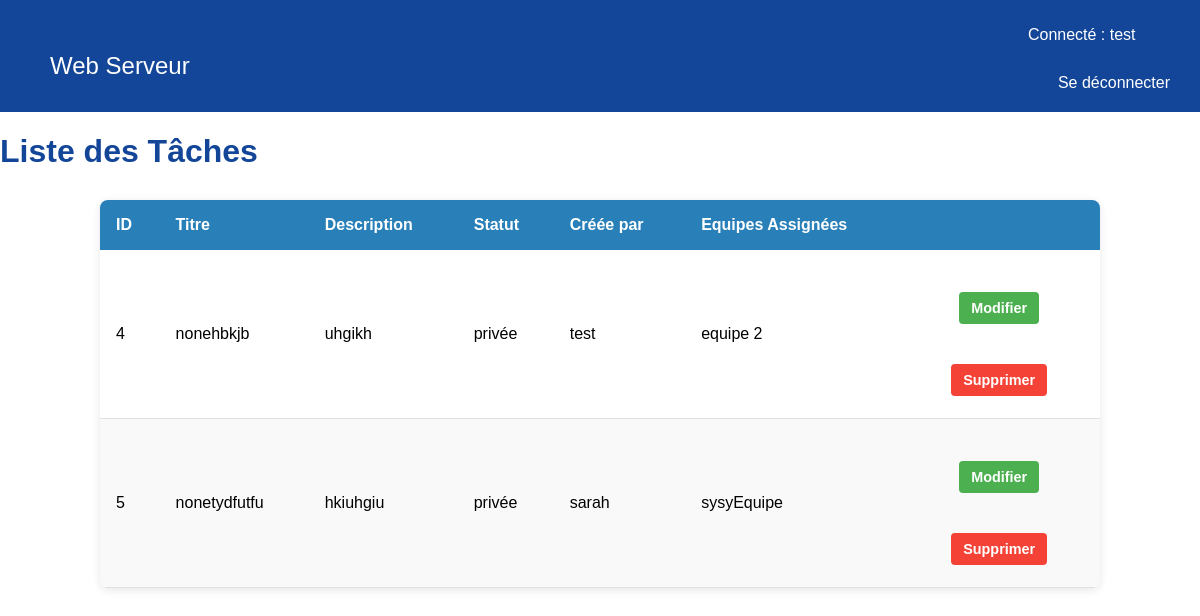
Page /list/ (signed in) on the earlier database version.
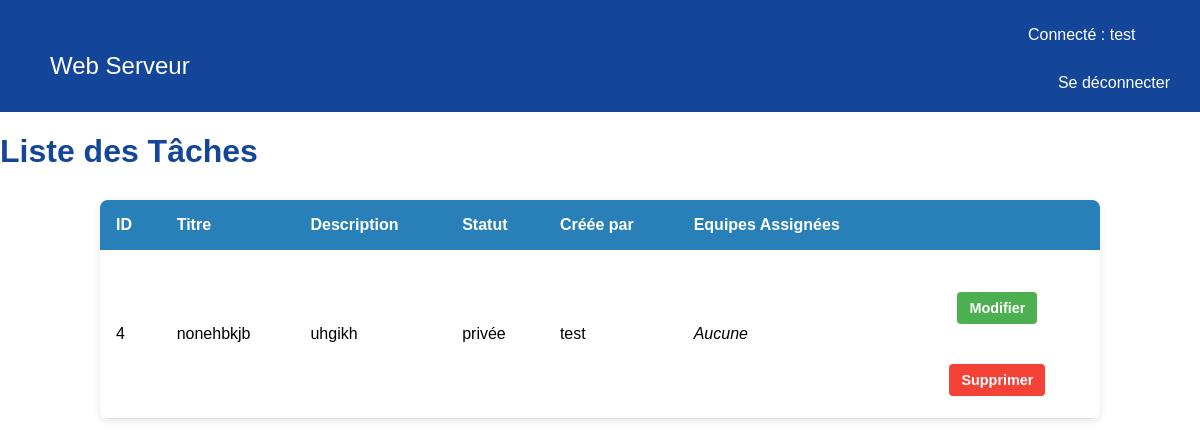
Same page on the later database version.
### tasks/models.py (models this page shows, shortened)
class Task(models.Model):
    statutChoice = [('privée','Privée'),('publique','Publique')]
    title = models.CharField(max_length=200,default='none')
    statut = models.CharField(max_length=200,choices=statutChoice,default='privée')
    description = models.TextField()
    private = models.BooleanField(default=False)
    Parent = models.ForeignKey('self',null = True,blank=True,on_delete=models.SET_NULL,related_name="subtask")
    createdby = models.ForeignKey('User',null=True,blank=True,on_delete=models.SET_NULL,related_name='createdTasks')
    assignedUsers = models.ManyToManyField('User')
    assignedTeams = models.ManyToManyField('Team',related_name='assigned_tasks',blank=True)

class User(AbstractUser):
    USERNAME_FIELD='username'
    description = models.CharField(max_length=200)

class Team(models.Model):
    name = models.CharField(max_length=200)
    members = models.ManyToManyField('User',related_name="teams")
    task_list = models.ManyToManyField('Task')  # Liste des tâches

### tasks/views.py (the view)
# urls.py: path('list/', views.List_task_view, name = 'list'),
@login_required
def List_task_view(request):
    user = request.user
    public_tasks = Task.objects.filter(statut='publique')
    private_tasks = Task.objects.filter(statut='privée').filter(Q(createdby=user)|Q(assignedUsers=user)|Q(assignedTeams__members=user)).distinct()
    tasks = public_tasks.union(private_tasks)
    return render(request, 'tasks/List_task.html', {'tasks': tasks})

### tasks/templates/tasks/List_task.html (shortened to what this page needs)
<!DOCTYPE html>
<html lang="fr">
<head>
    {% load static %}
    <link rel="stylesheet" href="{% static 'styles.css' %}">
</head>
<body>
    <nav class="navbar">
      <div class="navbar-left">
          <div class="navbar-right">
              <a href="{% url 'home' %}">Web Serveur</a>
          </div>
      </div>
      <div class="navbar-right">
          {% if user.is_authenticated %}
              <p>Connecté : {{ user.username }}</p>
              <a href="{%url 'logout' %}">Se déconnecter</a>
          {% else %}
                <a href="{% url 'register' %}">Register</a>
                <a href="{% url 'login' %}">Login</a>
          {% endif %}
      </div>
  </nav>
      <h1>Liste des Tâches</h1>
      <table>
        <thead>
          <tr>
            <th> ID   </th>
            <th>Titre</th>
            <th>Description</th>
            <th>Statut</th>
            <th>Créée par</th>
            <th>Equipes Assignées</th>
            <th></th>
          </tr>
        </thead>
        <tbody>
          {% for task in tasks %}
            <tr>
              <td>{{ task.id  }}</td>
              <td>{{ task.title }}</td>
              <td>{{ task.description }}</td>
              <td>{{ task.statut }}</td>
              <td>{{ task.createdby.username }}</td>
              <td>{% if task.assignedTeams.exists %}
                    {% for team in task.assignedTeams.all %}
                      {{ team.name }} {% if not forloop.last %}, {% endif %}
                    {% endfor %}
                  {% else %}
                    <em>Aucune</em>
                  {% endif %}
              </td>
              <td>
                <a href="{% url 'update' task.id %}">
                  <button class="modify">Modifier</button>
                </a>
                <a href="{% url 'delete' task.id %}">
                  <button class="delete">Supprimer</button>
                </a>
            </td>
            </tr>
          {% empty %}
            <tr>
              <td colspan="5">Aucune tâche trouvée.</td>
            </tr>
          {% endfor %}
        </tbody>
      </table>
</body>
</html>

Differences in the rows shown:
removed Team: name "equipe 2"
no longer on this page (row unchanged): Task: id "5", title "nonetydfutfu", description "hkiuhgiu", statut "privée", createdby.username "sarah"
removed Team: name "sysyEquipe", shown under "5"
shown differently, row unchanged: Task "nonehbkjb": now shows "Aucune"
